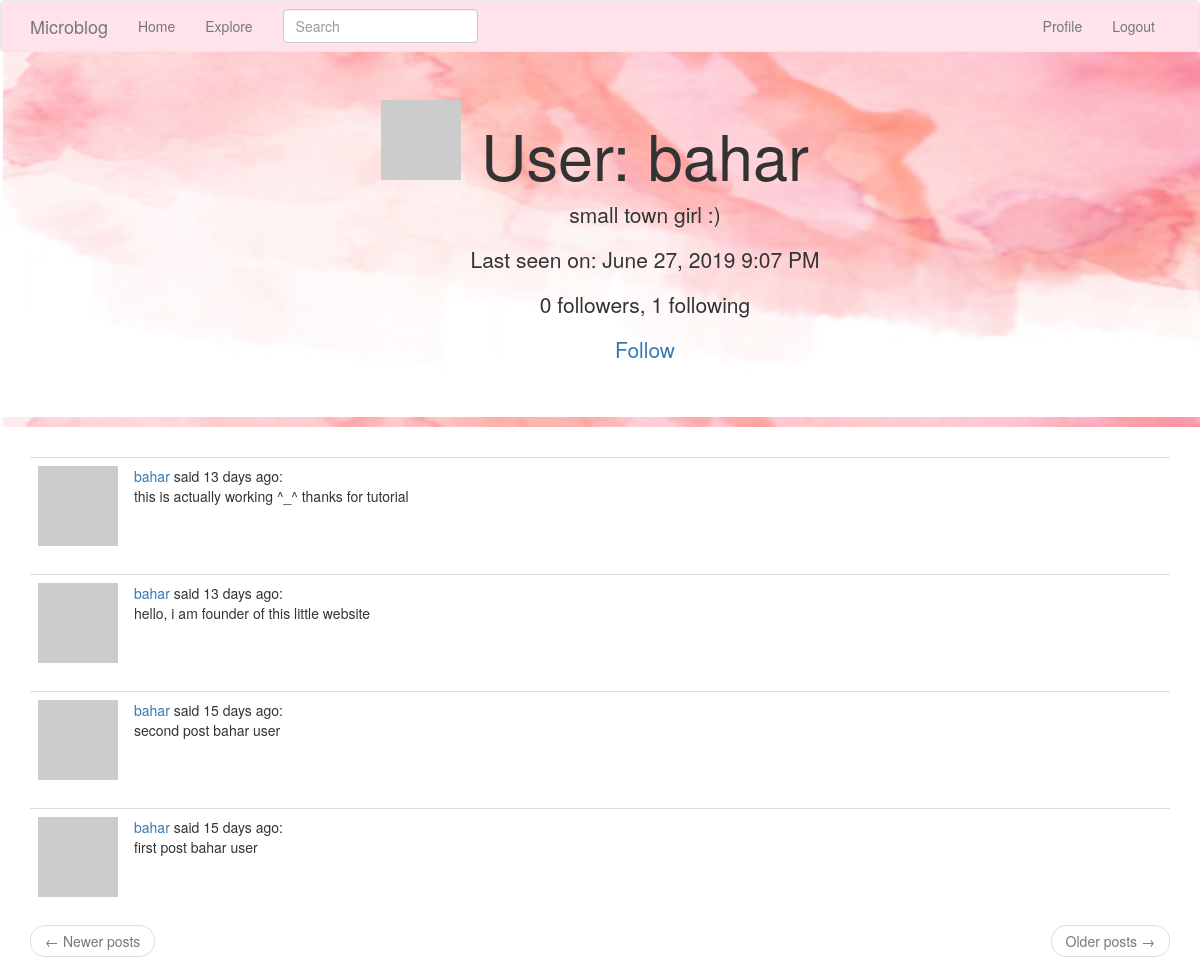
The page /user/bahar (signed in) on the database as committed earlier.
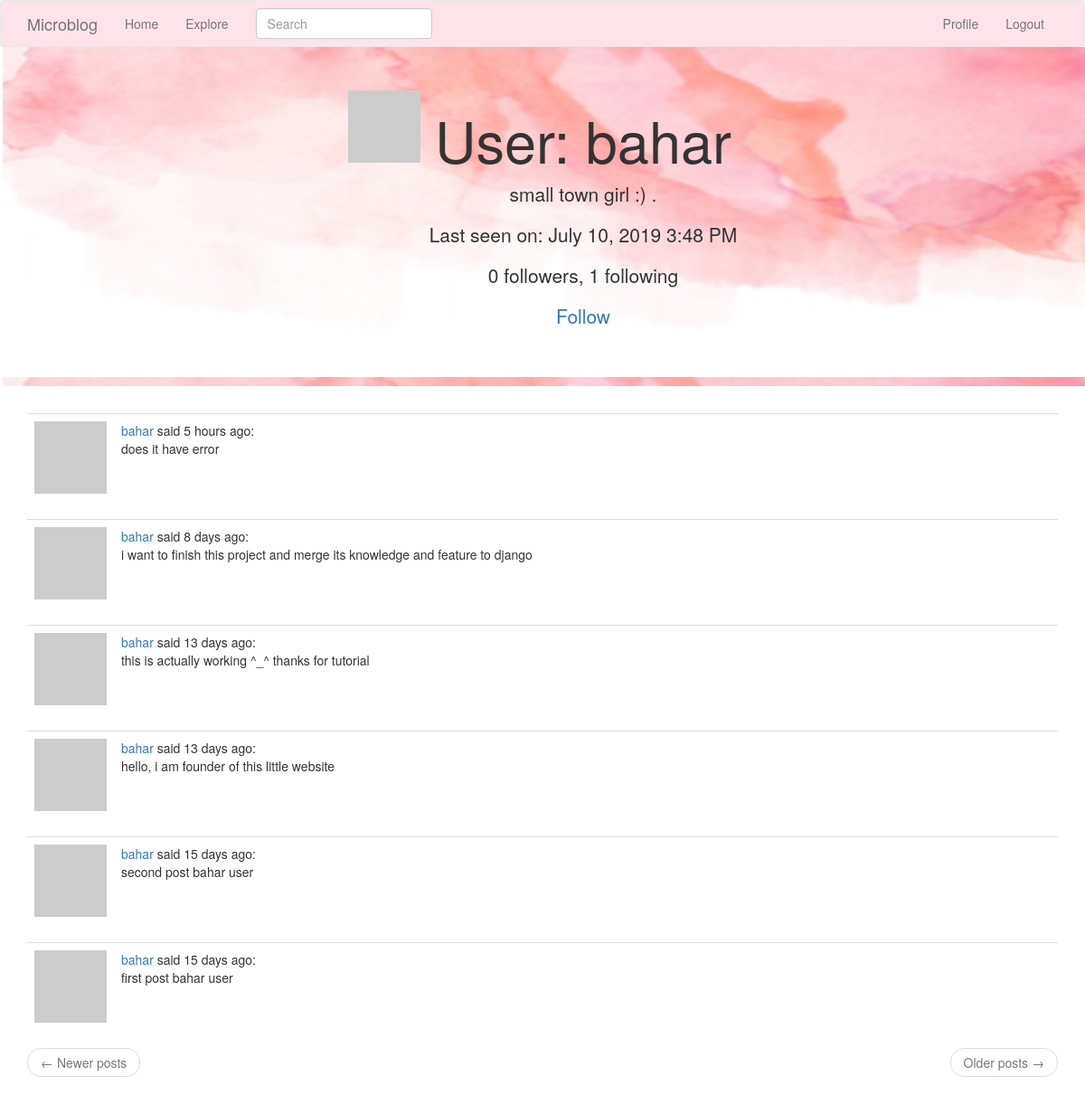
The same page on the database as committed later.
### app/models.py (models this page shows, shortened)
class User(UserMixin, db.Model):
    id = db.Column(db.Integer, primary_key=True)
    username = db.Column(db.String(64), index=True, unique=True)
    email = db.Column(db.String(120), index=True, unique=True)
    password_hash = db.Column(db.String(128))
    posts = db.relationship('Post', backref='author', lazy='dynamic')
    about_me = db.Column(db.String(140))
    last_seen = db.Column(db.DateTime, default=datetime.utcnow)
    def avatar(self, size):
        digest = md5(self.email.lower().encode('utf-8')).hexdigest()
        return 'https://www.gravatar.com/avatar/{}?d=identicon&s={}'.format(
            digest, size)
    followed = db.relationship(
        'User', secondary=followers,
        primaryjoin=(followers.c.follower_id == id),
        secondaryjoin=(followers.c.followed_id == id),
        backref=db.backref('followers', lazy='dynamic'), lazy='dynamic')
    def is_following(self, user):
        return self.followed.filter(
            followers.c.followed_id == user.id).count() > 0

class SearchableMixin(object):
    @classmethod
    def before_commit(cls, session):
        session._changes = {
            'add': list(session.new),
            'update': list(session.dirty),
            'delete': list(session.deleted)
        }
    @classmethod
    def after_commit(cls, session):
        for obj in session._changes['add']:
            if isinstance(obj, SearchableMixin):
                add_to_index(obj.__tablename__, obj)
        for obj in session._changes['update']:
            if isinstance(obj, SearchableMixin):
                add_to_index(obj.__tablename__, obj)
        for obj in session._changes['delete']:
            if isinstance(obj, SearchableMixin):
                remove_from_index(obj.__tablename__, obj)
        session._changes = None

class Post(SearchableMixin, db.Model):
    __searchable__=['body']
    id = db.Column(db.Integer, primary_key=True)
    body = db.Column(db.String(140))
    timestamp = db.Column(db.DateTime, index=True, default=datetime.utcnow)
    user_id = db.Column(db.Integer, db.ForeignKey('user.id'))
    language = db.Column(db.String(5))

### app/main/routes.py (the view)
@bp.route('/user/<username>')
@login_required
def user(username):
    user = User.query.filter_by(username=username).first_or_404()
    page = request.args.get('page', 1, type=int)
    posts = user.posts.order_by(Post.timestamp.desc()).paginate(
        page, current_app.config['POSTS_PER_PAGE'], False)
    next_url = url_for('main.user', username=user.username, page=posts.next_num) \
        if posts.has_next else None
    prev_url = url_for('main.user', username=user.username, page=posts.prev_num) \
        if posts.has_prev else None
    return render_template('user.html', user=user, posts=posts.items,
                           next_url=next_url, prev_url=prev_url)

### app/main/forms.py
class SearchForm(FlaskForm):
    q = StringField(_l('Search'), validators=[DataRequired()])
    def __init__(self, *args, **kwargs):
        if 'formdata' not in kwargs:
            kwargs['formdata'] = request.args
        if 'csrf_enabled' not in kwargs:
            kwargs['csrf_enabled'] = False
        super(SearchForm, self).__init__(*args, **kwargs)

### app/main/routes.py (called while the page is built)
@bp.before_app_request
def before_request():
    if current_user.is_authenticated:
        current_user.last_seen = datetime.utcnow()
        db.session.commit()
        g.search_form = SearchForm()
    g.locale = str(get_locale())

### app/models.py (called while the page is built)
@login.user_loader
def load_user(id):
    return User.query.get(int(id))

### app/templates/user.html
{% extends "base.html" %}
{% block app_content %}
    <div class="jumbotron text-center" style="background-image: url({{url_for('static', filename='bg1.png')}});">
    <table align="center">
        <tr valign="top">
            <td style="padding-right:10px;"><img src="{{ user.avatar(128) }}"></td>
            <td><h1>{{ _('User') }}: {{ user.username }}</h1>
        {% if user.about_me %}<p>{{ user.about_me }}</p>{% endif %}
        {% if user.last_seen %}<p>{{ _('Last seen on') }}: {{ moment(user.last_seen).format('LLL') }}</p>{% endif %}
        <p>{{ _('%(count)d followers', count=user.followers.count()) }}, {{ _('%(count)d following', count=user.followed.count()) }}</p>
        {% if user == current_user %}
        <p><a href="{{ url_for('main.edit_profile') }}">{{ _('Edit your profile') }}</a></p>
        {% elif not current_user.is_following(user) %}
        <p><a href="{{ url_for('main.follow', username=user.username) }}">{{ _('Follow') }}</a></p>
        {% else %}
        <p><a href="{{ url_for('main.unfollow', username=user.username) }}">{{ _('Unfollow') }}</a></p>
        {% endif %}
            </td>
        </tr>
    </table>
    </div>
    <div class="container" >
    {% for post in posts %}
        {% include '_post.html' %}
    {% endfor %}
    <nav aria-label="...">
        <ul class="pager">
            <li class="previous{% if not prev_url %} disabled{% endif %}">
                <a href="{{ prev_url or '#' }}">
                    <span aria-hidden="true">&larr;</span> {{ _('Newer posts') }}
                </a>
            </li>
            <li class="next{% if not next_url %} disabled{% endif %}">
                <a href="{{ next_url or '#' }}">
                    {{ _('Older posts') }} <span aria-hidden="true">&rarr;</span>
                </a>
            </li>
        </ul>
    </nav>
    </div>
{% endblock %}

### app/templates/_post.html (shortened to what this page needs)
    <table class="table table-hover">
        <tr>
            <td width="70px">
                <a href="{{ url_for('main.user', username=post.author.username) }}">
                    <img src="{{ post.author.avatar(70) }}" />
                </a>
            </td>
            <td>
               {{ _('%(username)s said %(when)s', username=user_link,  when=moment(post.timestamp).fromNow()) }}:
                <br>
                {{ post.body }}
            </td>
        </tr>
    </table>

Rows that differ between the two databases and show on the page:
changed User "bahar": about_me "small town girl :)" → "small town girl :) ."; last_seen "June 27, 2019 9:07 PM" → "July 10, 2019 3:48 PM"
added Post: body "does it have error"
added Post: body "i want to finish this project and merge its knowledge and feature to django"
